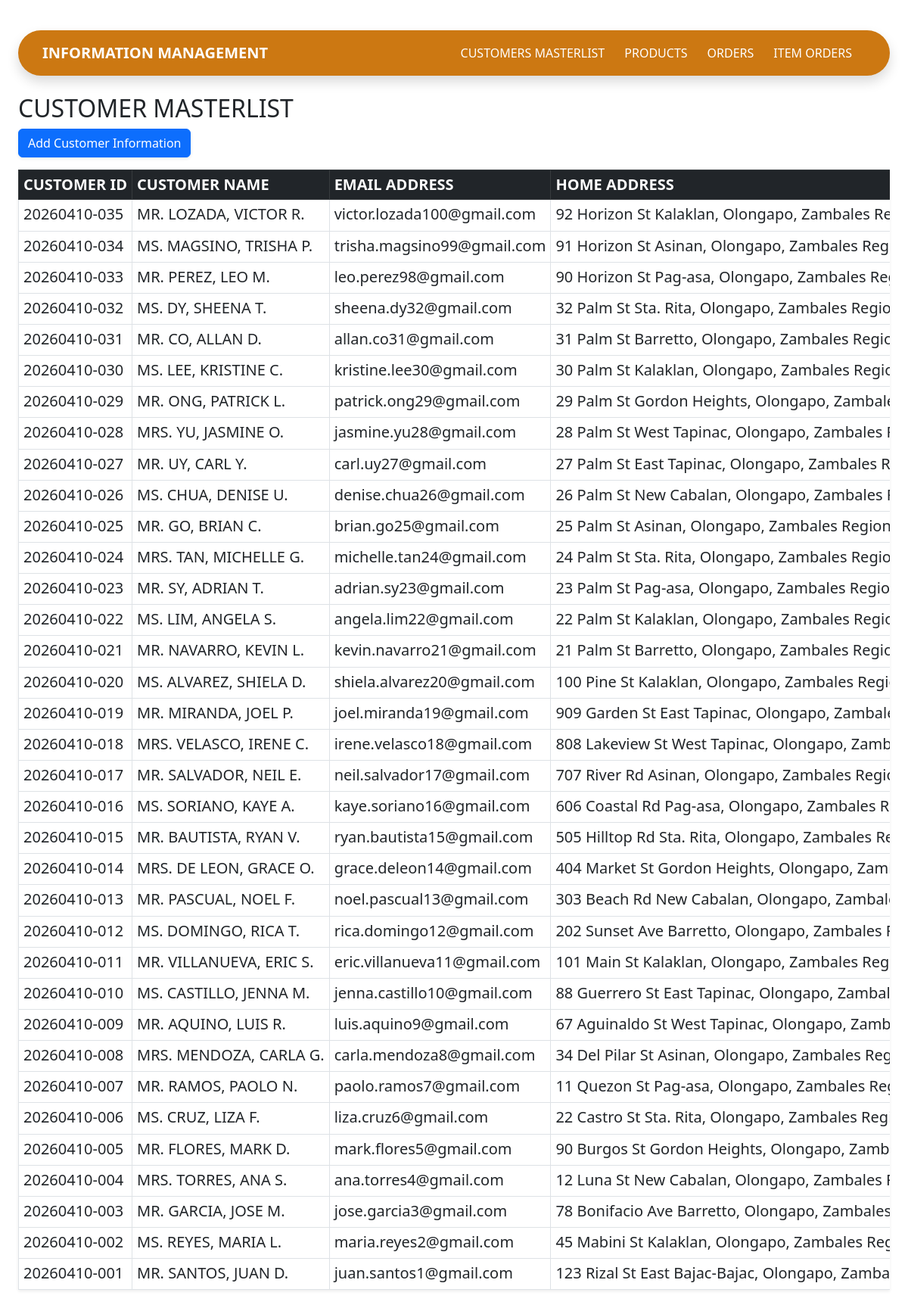
The page / on the database its author committed.
### tables this page shows
CREATE TABLE `customer_masterlist`  (
  `CustomerID` varchar(13) NOT NULL,
  `Customer` varchar(200) NULL DEFAULT NULL,
  `Email` varchar(100) NULL DEFAULT NULL,
  `Address` varchar(255) NULL DEFAULT NULL,
  `cStatus` int(11) NULL DEFAULT NULL,
  `DateProcessed` datetime NULL DEFAULT NULL,
  PRIMARY KEY (`CustomerID`) USING BTREE
);

### index.php (the view, shortened to what this page needs)
<?php include 'db.php'; ?>
<!DOCTYPE html>
<html>
    <head>
        <link href="https://cdn.jsdelivr.net/npm/bootstrap@5.3.0/dist/css/bootstrap.min.css" rel="stylesheet">
    </head>
    <body class="container-fluid p-4" style="background: url(bglang.jpg)">
        <?php include 'header.php'; ?>
        <h2>CUSTOMER MASTERLIST</h2>
        <a href="add.php" class="btn btn-primary mb-3 shadow-sm"> Add Customer Information </a>
        <div class="table-responsive bg-white shadow-sm">
            <table class="table table-hover table-bordered table-sm custom-table mb-0">
                <thead class="table-dark">
                    <tr>
                        <th>CUSTOMER ID</th>
                        <th>CUSTOMER NAME</th>
                        <th>EMAIL ADDRESS</th>
                        <th>HOME ADDRESS</th>
                    </tr>
                </thead>
                <tbody>
                <?php
                    $stmt = $conn->prepare("SELECT * FROM customer_masterlist ORDER BY CustomerID DESC");
                    $stmt->execute();
                    $customer = $stmt->fetchAll(PDO::FETCH_ASSOC);
                    foreach ($customer as $row) {
                        echo "<tr>
                            <td>{$row['CustomerID']}</td>
                            <td>{$row['Customer']}</td>
                            <td>{$row['Email']}</td>
                            <td>{$row['Address']}</td>
                            <td>{$row['cStatus']}</td>
                            <td>{$row['DateProcessed']}</td>
                            <td>
                                <a href='edit.php?id={$row['CustomerID']}' class='btn btn-warning btn-sm'>Edit</a>
                                <a href='delete.php?id={$row['CustomerID']}' class='btn btn-danger btn-sm'>Delete</a>
                            </td>
                        </tr>";
                    }
                ?>
                </tbody>
            </table>
        </div>
    </body>
</html>

### header.php (shortened to what this page needs)
<!DOCTYPE html>
<html>
<body>
    <nav class="navbar navbar-expand-lg navbar-orange shadow mb-4 mt-3">
        <div class="container-fluid">
            <a class="navbar-brand fw-bold text-white" href="index.php">INFORMATION MANAGEMENT</a>
            <div class="collapse navbar-collapse" id="navbarNav">
                <div class="navbar-nav ms-auto">
                    <a class="nav-link nav-custom-link" href="index.php">CUSTOMERS MASTERLIST</a>
                    <a class="nav-link nav-custom-link" href="product.php">PRODUCTS</a>
                    <a class="nav-link nav-custom-link" href="order.php">ORDERS</a>
                    <a class="nav-link nav-custom-link" href="order_item.php">ITEM ORDERS</a>
                </div>
            </div>
        </div>
    </nav>
</body>
</html>

### index.php (style rules this page uses)
.custom-table { font-size: 20px; white-space: nowrap; table-layout: auto; }
.custom-table th, .custom-table td { padding: 4px 6px; }

### header.php (style rules this page uses)
.navbar-orange { background-color: #cc7812; border-radius: 30px; padding: 10px 20px; }
.nav-custom-link { color: white !important; font-weight: 500; margin-right: 10px; transition: 0.3s; border-radius: 20px; }

### rows shown on the page
customer_masterlist: CustomerID "20260410-035", Customer "MR. LOZADA, VICTOR R.", Email "victor.lozada100@gmail.com", Address "92 Horizon St Kalaklan, Olongapo, Zambales…"
customer_masterlist: CustomerID "20260410-034", Customer "MS. MAGSINO, TRISHA P.", Email "trisha.magsino99@gmail.com", Address "91 Horizon St Asinan, Olongapo, Zambales…"
customer_masterlist: CustomerID "20260410-033", Customer "MR. PEREZ, LEO M.", Email "leo.perez98@gmail.com", Address "90 Horizon St Pag-asa, Olongapo, Zambales…"
customer_masterlist: CustomerID "20260410-032", Customer "MS. DY, SHEENA T.", Email "sheena.dy32@gmail.com", Address "32 Palm St Sta. Rita, Olongapo, Zambales…"
customer_masterlist: CustomerID "20260410-031", Customer "MR. CO, ALLAN D.", Email "allan.co31@gmail.com", Address "31 Palm St Barretto, Olongapo, Zambales…"
customer_masterlist: CustomerID "20260410-030", Customer "MS. LEE, KRISTINE C.", Email "kristine.lee30@gmail.com", Address "30 Palm St Kalaklan, Olongapo, Zambales…"
customer_masterlist: CustomerID "20260410-029", Customer "MR. ONG, PATRICK L.", Email "patrick.ong29@gmail.com", Address "29 Palm St Gordon Heights, Olongapo,…"
customer_masterlist: CustomerID "20260410-028", Customer "MRS. YU, JASMINE O.", Email "jasmine.yu28@gmail.com", Address "28 Palm St West Tapinac, Olongapo, Zambales…"
customer_masterlist: CustomerID "20260410-027", Customer "MR. UY, CARL Y.", Email "carl.uy27@gmail.com", Address "27 Palm St East Tapinac, Olongapo, Zambales…"
customer_masterlist: CustomerID "20260410-026", Customer "MS. CHUA, DENISE U.", Email "denise.chua26@gmail.com", Address "26 Palm St New Cabalan, Olongapo, Zambales…"
customer_masterlist: CustomerID "20260410-025", Customer "MR. GO, BRIAN C.", Email "brian.go25@gmail.com", Address "25 Palm St Asinan, Olongapo, Zambales…"
customer_masterlist: CustomerID "20260410-024", Customer "MRS. TAN, MICHELLE G.", Email "michelle.tan24@gmail.com", Address "24 Palm St Sta. Rita, Olongapo, Zambales…"
customer_masterlist: CustomerID "20260410-023", Customer "MR. SY, ADRIAN T.", Email "adrian.sy23@gmail.com", Address "23 Palm St Pag-asa, Olongapo, Zambales…"
customer_masterlist: CustomerID "20260410-022", Customer "MS. LIM, ANGELA S.", Email "angela.lim22@gmail.com", Address "22 Palm St Kalaklan, Olongapo, Zambales…"
customer_masterlist: CustomerID "20260410-021", Customer "MR. NAVARRO, KEVIN L.", Email "kevin.navarro21@gmail.com", Address "21 Palm St Barretto, Olongapo, Zambales…"
customer_masterlist: CustomerID "20260410-020", Customer "MS. ALVAREZ, SHIELA D.", Email "shiela.alvarez20@gmail.com", Address "100 Pine St Kalaklan, Olongapo, Zambales…"
customer_masterlist: CustomerID "20260410-019", Customer "MR. MIRANDA, JOEL P.", Email "joel.miranda19@gmail.com", Address "909 Garden St East Tapinac, Olongapo,…"
customer_masterlist: CustomerID "20260410-018", Customer "MRS. VELASCO, IRENE C.", Email "irene.velasco18@gmail.com", Address "808 Lakeview St West Tapinac, Olongapo,…"
customer_masterlist: CustomerID "20260410-017", Customer "MR. SALVADOR, NEIL E.", Email "neil.salvador17@gmail.com", Address "707 River Rd Asinan, Olongapo, Zambales…"
customer_masterlist: CustomerID "20260410-016", Customer "MS. SORIANO, KAYE A.", Email "kaye.soriano16@gmail.com", Address "606 Coastal Rd Pag-asa, Olongapo, Zambales…"
customer_masterlist: CustomerID "20260410-015", Customer "MR. BAUTISTA, RYAN V.", Email "ryan.bautista15@gmail.com", Address "505 Hilltop Rd Sta. Rita, Olongapo, Zambales…"
customer_masterlist: CustomerID "20260410-014", Customer "MRS. DE LEON, GRACE O.", Email "grace.deleon14@gmail.com", Address "404 Market St Gordon Heights, Olongapo,…"
customer_masterlist: CustomerID "20260410-013", Customer "MR. PASCUAL, NOEL F.", Email "noel.pascual13@gmail.com", Address "303 Beach Rd New Cabalan, Olongapo,…"
customer_masterlist: CustomerID "20260410-012", Customer "MS. DOMINGO, RICA T.", Email "rica.domingo12@gmail.com", Address "202 Sunset Ave Barretto, Olongapo, Zambales…"
customer_masterlist: CustomerID "20260410-011", Customer "MR. VILLANUEVA, ERIC S.", Email "eric.villanueva11@gmail.com", Address "101 Main St Kalaklan, Olongapo, Zambales…"
customer_masterlist: CustomerID "20260410-010", Customer "MS. CASTILLO, JENNA M.", Email "jenna.castillo10@gmail.com", Address "88 Guerrero St East Tapinac, Olongapo,…"
customer_masterlist: CustomerID "20260410-009", Customer "MR. AQUINO, LUIS R.", Email "luis.aquino9@gmail.com", Address "67 Aguinaldo St West Tapinac, Olongapo,…"
customer_masterlist: CustomerID "20260410-008", Customer "MRS. MENDOZA, CARLA G.", Email "carla.mendoza8@gmail.com", Address "34 Del Pilar St Asinan, Olongapo, Zambales…"
customer_masterlist: CustomerID "20260410-007", Customer "MR. RAMOS, PAOLO N.", Email "paolo.ramos7@gmail.com", Address "11 Quezon St Pag-asa, Olongapo, Zambales…"
customer_masterlist: CustomerID "20260410-006", Customer "MS. CRUZ, LIZA F.", Email "liza.cruz6@gmail.com", Address "22 Castro St Sta. Rita, Olongapo, Zambales…"
customer_masterlist: CustomerID "20260410-005", Customer "MR. FLORES, MARK D.", Email "mark.flores5@gmail.com", Address "90 Burgos St Gordon Heights, Olongapo,…"
customer_masterlist: CustomerID "20260410-004", Customer "MRS. TORRES, ANA S.", Email "ana.torres4@gmail.com", Address "12 Luna St New Cabalan, Olongapo, Zambales…"
customer_masterlist: CustomerID "20260410-003", Customer "MR. GARCIA, JOSE M.", Email "jose.garcia3@gmail.com", Address "78 Bonifacio Ave Barretto, Olongapo,…"
customer_masterlist: CustomerID "20260410-002", Customer "MS. REYES, MARIA L.", Email "maria.reyes2@gmail.com", Address "45 Mabini St Kalaklan, Olongapo, Zambales…"
customer_masterlist: CustomerID "20260410-001", Customer "MR. SANTOS, JUAN D.", Email "juan.santos1@gmail.com", Address "123 Rizal St East Bajac-Bajac, Olongapo,…"
